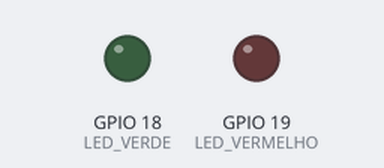
Bench run of a sketch on a simulated ESP32. Shown: output pins drawn as LEDs (lit = HIGH). WiFi joins after 1.5 s; servers stay silent unless stated; what the sketch prints to the serial monitor is not drawn.

Above: at 0.1 s.
At 1.8 s:
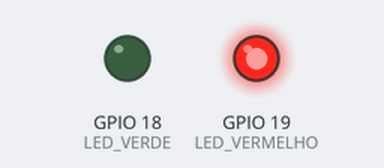
Timing chart, 0 to 3.3 s (numbered marks = the images above):
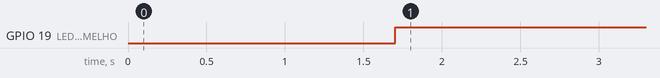

Measured:
- by itself, GPIO 19 (LED_VERMELHO): LOW → HIGH at 1.7 s

The sketch:

main.ino
```cpp
#include <WiFi.h>
#include <HTTPClient.h>
#include <WiFiClientSecure.h>

const char* ssid = "duro";
const char* password = "08.durinho";

const char* url = "https://jsonplaceholder.typicode.com/todos/1";

#define LED_VERDE 18
#define LED_VERMELHO 19

void setup() {
  Serial.begin(115200);

  pinMode(LED_VERDE, OUTPUT);
  pinMode(LED_VERMELHO, OUTPUT);

  WiFi.begin(ssid, password);
  Serial.print("Conectando ao Wi-Fi");

  while (WiFi.status() != WL_CONNECTED) {
    delay(500);
    Serial.print(".");
  }

  Serial.println("\nConectado com sucesso!");
}

void loop() {

  if (WiFi.status() == WL_CONNECTED) {

    WiFiClientSecure *client = new WiFiClientSecure;

    if (client) {
      client->setInsecure();

      HTTPClient https;

      Serial.println("[HTTPS] Iniciando requisição...");

      if (https.begin(*client, url)) {

        int httpCode = https.GET();

        if (httpCode == 200) {
          Serial.println("Servidor OK");

          digitalWrite(LED_VERDE, HIGH);
          digitalWrite(LED_VERMELHO, LOW);

        } else {
          Serial.printf("Erro HTTP: %d\n", httpCode);

          digitalWrite(LED_VERDE, LOW);
          digitalWrite(LED_VERMELHO, HIGH);
        }

        https.end();

      } else {
        Serial.println("Erro ao conectar no servidor");

        digitalWrite(LED_VERDE, LOW);
        digitalWrite(LED_VERMELHO, HIGH);
      }

      delete client;
    }

  } else {
    Serial.println("Wi-Fi desconectado!");

    digitalWrite(LED_VERDE, LOW);
    digitalWrite(LED_VERMELHO, HIGH);
  }

  delay(10000);
}
```
